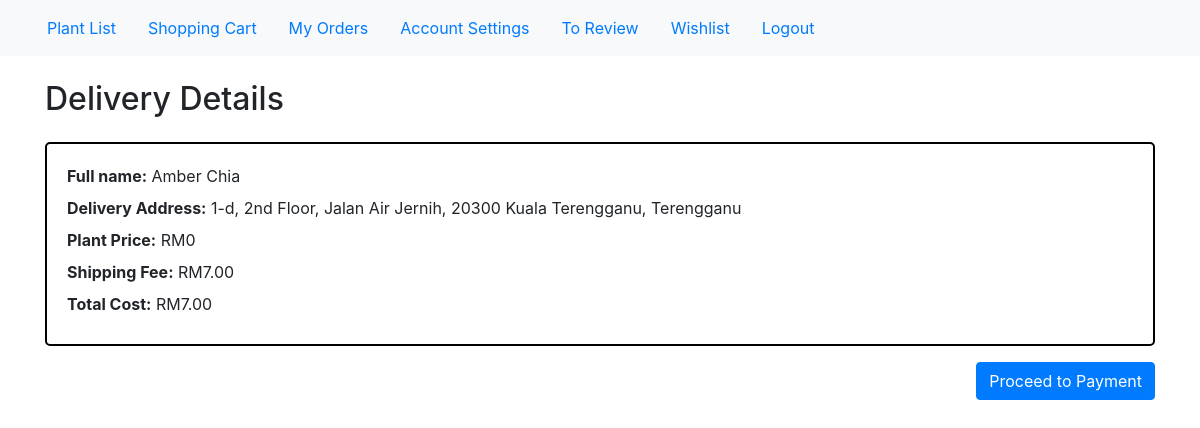
Page /delivery_details/ (signed in) on the committed database.
### app/models.py (models this page shows, shortened)
class Customer(models.Model):
    user = models.OneToOneField(User, on_delete=models.CASCADE, primary_key=True, related_name='customer_profile')
    customer_name = models.CharField(max_length=80, default='Unknown')
    customer_address = models.CharField(max_length=200)
    customer_state = models.CharField(max_length=30)
    customer_ic = models.CharField(max_length=30, unique=True)
    customer_phone_number = models.BigIntegerField()

### app/views.py (the view)
# urls.py: path('delivery_details/', views.delivery_details, name='delivery_details'),
@login_required
def delivery_details(request):
    customer = request.user.customer_profile
    if customer.customer_state in ['Sabah', 'Sarawak']:
        shipping_fee = Decimal('12.00')
    else:
        shipping_fee = Decimal('7.00')
    cart = ShoppingCart.objects.get(customer=customer)
    items = CartItem.objects.filter(cart=cart)
    plant_price = sum(item.plant.plant_price * item.cart_plant_quantity for item in items)
    total_price = plant_price + shipping_fee
    if request.method == 'POST':
        return redirect('make_payment')
    context = {
        'customer_name': customer.customer_name,
        'delivery_address': customer.customer_address,
        'plant_price': plant_price,
        'shipping_fee': shipping_fee,
        'total_price': total_price,
    }
    return render(request, 'delivery_details.html', context)

### app/templates/delivery_details.html (shortened to what this page needs)
<!DOCTYPE html>
<html lang="en">
<head>
    <link href="https://stackpath.bootstrapcdn.com/bootstrap/4.5.2/css/bootstrap.min.css" rel="stylesheet">
</head>
<body>
    <nav class="navbar navbar-expand-lg navbar-light bg-light">
        <div class="container-fluid">
            <div class="collapse navbar-collapse" id="navbarNav">
                <a class="nav-link active" aria-current="page" href="{% url 'plant_list' %}">Plant List</a>
                <a class="nav-link active" aria-current="page" href="{% url 'view_cart' %}">Shopping Cart</a>
                <a class="nav-link active" aria-current="page" href="{% url 'my_orders' %}">My Orders</a>
                <a class="nav-link active" aria-current="page" href="{% url 'account_settings' %}">Account Settings</a>
                <a class="nav-link active" aria-current="page" href="{% url 'to_review' %}">To Review</a>
                <a class="nav-link active" aria-current="page" href="{% url 'view_wishlist' %}">Wishlist</a>
                <a class="nav-link" href="#">Logout</a>
            </div>
        </div>
    </nav>
    <div class="container mt-4">
        <h2 class="mb-4">Delivery Details</h2>
        <form method="post" action="{% url 'delivery_details' %}">
            <div class="delivery-info-container">
                <div>
                    <label><strong>Full name:</strong></label> {{ customer_name }}
                </div>
                <div>
                    <label><strong>Delivery Address:</strong></label> {{ delivery_address }}
                </div>
                <div>
                    <label><strong>Plant Price:</strong></label> RM{{ plant_price }}
                </div>
                <div>
                    <label><strong>Shipping Fee:</strong></label> RM{{ shipping_fee }}
                </div>
                <div>
                    <label><strong>Total Cost:</strong></label> RM{{ total_price }}
                </div>
            </div>
            <button type="submit" class="btn btn-primary mt-3 float-right">Proceed to Payment</button>
    </div>
</body>
</html>

### app/templates/delivery_details.html (style rules this page uses)
.delivery-info-container { border: 2px solid #000; padding: 20px; border-radius: 5px; }

### rows in the picture
Customer: customer_name "Amber Chia", customer_address "1-d, 2nd Floor, Jalan Air Jernih, 20300 Kuala Terengganu, Terengganu"

### other values in the picture
{{ plant_price }} "0"
{{ shipping_fee }} "7.00"
{{ total_price }} "7.00"
